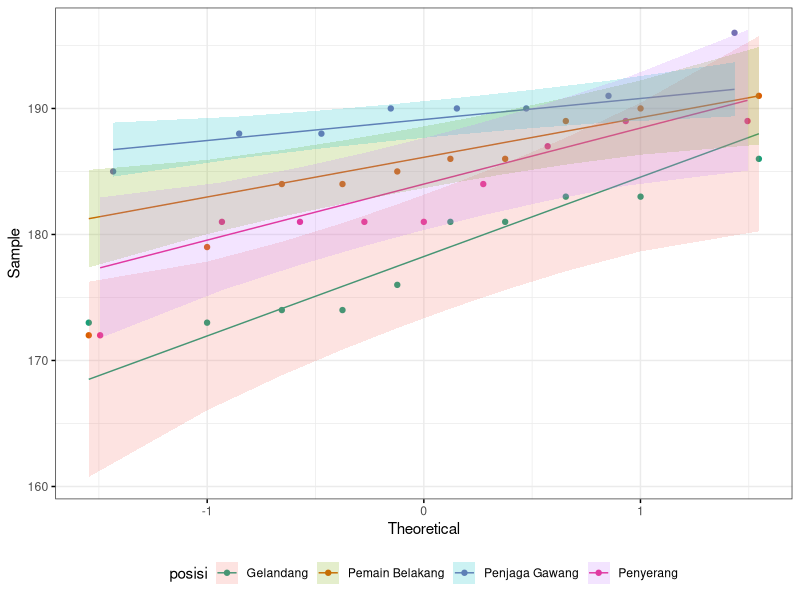
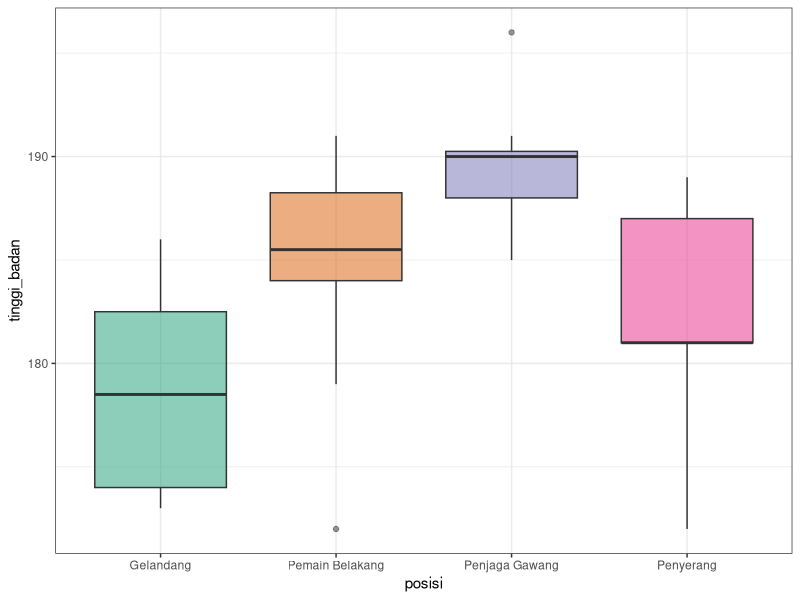
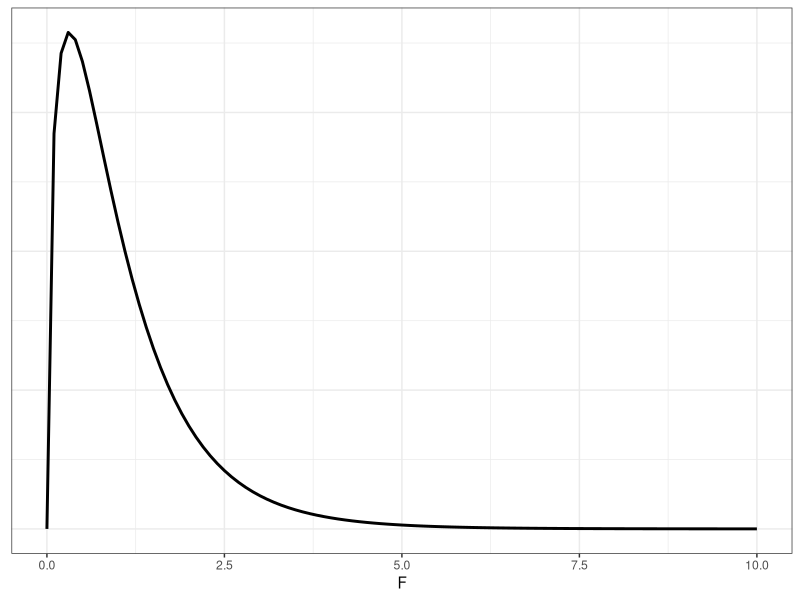

Source code (R) for these figures, in order:
## ---- chunk 1
#| label: pengaturan
#| include: false

library(tidyverse)
library(ggpubr)
library(rstatix)
library(knitr)
library(kableExtra)
## ---- chunk 2
    n_motiv <- 58           # <1>
    rerata_d_motiv <- -1.1  # <1>
    s_d_motiv <- 5.01       # <1>
    SE_d_motiv <- s_d_motiv / sqrt(n_motiv)  # <2>
    stat_uji_t_motiv <- (rerata_d_motiv - 0) / SE_d_motiv  # <3>
    print(stat_uji_t_motiv) # <4>
## ---- chunk 3
    df_motiv <- n_motiv - 1          # <1>
    P_motiv <- pt(stat_uji_t_motiv,  # <2>
       df = df_motiv,                # <2>
       lower.tail = TRUE)            # <2>
    print(P_motiv)                   # <3>
## ---- chunk 4
#| label: data-sampel-pemain-bola

sampel_pemain_bola <- tribble(
  ~posisi,	          ~tinggi_badan,
  "Penjaga Gawang",	  188,
  "Penjaga Gawang",	  190,
  "Penjaga Gawang",	  190,
  "Penjaga Gawang",	  190,
  "Penjaga Gawang",	  185,
  "Penjaga Gawang",	  191,
  "Penjaga Gawang",	  188,
  "Penjaga Gawang",	  196,
  "Pemain Belakang",	190,
  "Pemain Belakang",	185,
  "Pemain Belakang",	189,
  "Pemain Belakang",	172,
  "Pemain Belakang",	184,
  "Pemain Belakang",	184,
  "Pemain Belakang",	191,
  "Pemain Belakang",	186,
  "Pemain Belakang",	179,
  "Pemain Belakang",	186,
  "Gelandang",      	183,
  "Gelandang",	      183,
  "Gelandang",	      173,
  "Gelandang",	      174,
  "Gelandang",	      174,
  "Gelandang",	      181,
  "Gelandang",	      181,
  "Gelandang",	      173,
  "Gelandang",	      186,
  "Gelandang",	      176,
  "Penyerang",	      187,
  "Penyerang",	      181,
  "Penyerang",	      181,
  "Penyerang",	      181,
  "Penyerang",	      189,
  "Penyerang",	      189,
  "Penyerang",	      181,
  "Penyerang",	      184,
  "Penyerang",	      172
)

## ---- chunk 5
#| label: fig-dpn-pemain-bola
#| fig-cap: Diagram peluang normal `tinggi_badan` pemain sepak bola pada tiap-tiap `posisi`-nya.
#| fig-asp: 0.5625

sampel_pemain_bola %>%                     # <1> 
  ggqqplot(x = "tinggi_badan",             # <2>
           color = "posisi",               # <2>
           ggtheme = theme_bw()) +         # <2>
  scale_color_brewer(palette = "Dark2") +  # <3>
  theme(legend.position = "bottom")        # <4>
## ---- chunk 6
#| label: tbl-shapiro-pemain-bola
#| tbl-cap: Hasil normalitas dengan uji Shapiro-Wilk.

sampel_pemain_bola %>%                             # <1>
  group_by(posisi) %>%                             # <2>
  shapiro_test(tinggi_badan) %>%                   # <3>
  kbl(linesep = "",                                # <4>
      booktabs = TRUE) %>%                         # <4>
  kable_styling(latex_options = c("striped",       # <5>
                                  "condensed"),    # <5>
                full_width = FALSE)                # <5>

## ---- chunk 7
#| label: fig-boxplot_tinggi_badan_pemain_bola
#| fig-cap: Distribusi `tinggi_badan` pemain sepak bola pada tiap-tiap `posisi`-nya.
#| fig-asp: 0.5625

sampel_pemain_bola %>% 
  ggplot(aes(x = posisi,
             y = tinggi_badan,
             fill = posisi)) +
  geom_boxplot(alpha = .5) +
  theme_bw() +
  scale_fill_brewer(palette = "Dark2") +
  theme(legend.position = "none")

## ---- chunk 8
#| warning: false
#| label: tbl-levene-pemain-bola
#| tbl-cap: Hasil uji Levene terhadap `tinggi_badan` pemain sepak bola pada tiap-tiap `posisi`-nya.

sampel_pemain_bola %>% 
  levene_test(tinggi_badan ~ posisi) %>% 
  kbl(linesep = "",
      booktabs = TRUE) %>% 
  kable_styling(latex_options = c("striped",
                                  "condensed"),
                full_width = FALSE)
## ---- chunk 9
#| label: fig-dist-F-pemain-bola
#| fig-cap: Distribusi-$F$ dengan $\text{df}_1=3$ dan $\text{df}_2=33$.
#| fig-asp: 0.5625

k_pemain_bola <- sampel_pemain_bola %>% 
  distinct(posisi) %>% 
  nrow()
n_pemain_bola <- sampel_pemain_bola %>% 
  nrow()
df1_pemain_bola <- k_pemain_bola - 1
df2_pemain_bola <- n_pemain_bola - k_pemain_bola

data.frame(x = c(0, 10)) %>% 
  ggplot(aes(x = x)) +
  geom_function(fun = df,
                args = list(df1 = df1_pemain_bola,
                            df2 = df2_pemain_bola),
                linewidth = 1) +
  theme_bw() +
  theme(axis.title.y = element_blank(),
        axis.text.y = element_blank(),
        axis.ticks.y = element_blank()) +
  labs(x = "F")
## ---- chunk 10
#| label: tbl-anova-pemain-bola
#| tbl-cap: Statistik uji $F$ dan nilai-P dari uji ANOVA

hasil_anova_pemain_bola <- sampel_pemain_bola %>% 
  anova_test(formula = tinggi_badan ~ posisi)
hasil_anova_pemain_bola %>% 
  kbl(linesep = "",
      booktabs = TRUE) %>% 
  kable_styling(latex_options = c("striped",
                                  "condensed"),
                full_width = FALSE)
## ---- chunk 11
#| label: tbl-Tukey-pemain-bola
#| tbl-cap: Hasil uji perbandingan berganda Tukey terhadap data `sampel_pemain_bola`.

hasil_tukey_pemain_bola <- sampel_pemain_bola %>% 
  tukey_hsd(formula = tinggi_badan ~ posisi)
hasil_tukey_pemain_bola %>% 
  select(-term, -null.value, -p.adj.signif) %>% 
  kbl(linesep = "",
      booktabs = TRUE) %>% 
  kable_styling(latex_options = c("striped",
                                  "condensed"))
